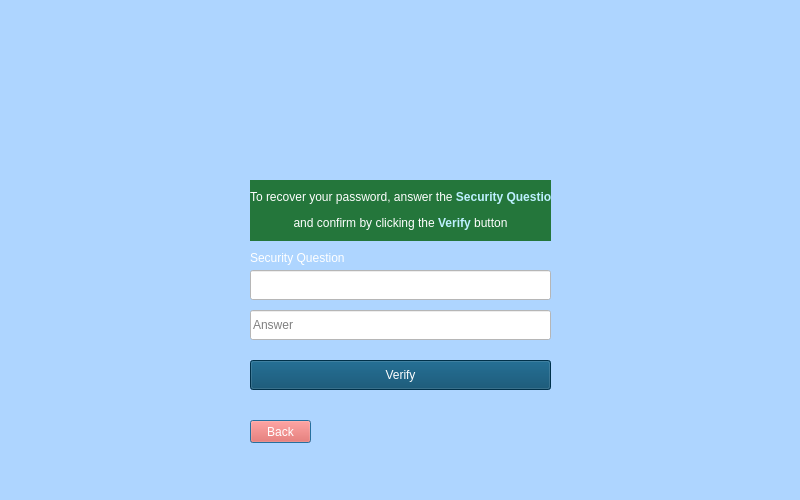
<?xml version="1.0" encoding="UTF-8"?>
<ui version="4.0">
 <class>ForgotPassword</class>
 <widget class="QDialog" name="ForgotPassword">
  <property name="windowModality">
   <enum>Qt::WindowModal</enum>
  </property>
  <property name="geometry">
   <rect>
    <x>0</x>
    <y>0</y>
    <width>800</width>
    <height>500</height>
   </rect>
  </property>
  <property name="windowTitle">
   <string>LeoCam</string>
  </property>
  <property name="styleSheet">
   <string notr="true">#ForgotPassword
{
	background-image:url(:/Resources/Images/background.png);
	background-color: rgb(174, 213, 255);
}



</string>
  </property>
  <property name="modal">
   <bool>true</bool>
  </property>
  <widget class="QLabel" name="LHelp">
   <property name="geometry">
    <rect>
     <x>250</x>
     <y>180</y>
     <width>301</width>
     <height>61</height>
    </rect>
   </property>
   <property name="styleSheet">
    <string notr="true">color: rgb(255, 255, 255);
background-color:rgb(36, 118, 59)
</string>
   </property>
   <property name="lineWidth">
    <number>1</number>
   </property>
   <property name="text">
    <string>&lt;html&gt;&lt;head/&gt;&lt;body&gt;&lt;p align=&quot;center&quot;&gt;To recover your password, answer the &lt;span style=&quot; font-weight:600; color:#bdf0ff;&quot;&gt;Security Question &lt;/span&gt;&lt;/p&gt;&lt;p align=&quot;center&quot;&gt;and confirm by clicking the &lt;span style=&quot; font-weight:600; color:#bdf0ff;&quot;&gt;Verify&lt;/span&gt; button&lt;/p&gt;&lt;/body&gt;&lt;/html&gt;</string>
   </property>
   <property name="textFormat">
    <enum>Qt::AutoText</enum>
   </property>
   <property name="scaledContents">
    <bool>false</bool>
   </property>
  </widget>
  <widget class="QPushButton" name="PBBack">
   <property name="geometry">
    <rect>
     <x>250</x>
     <y>420</y>
     <width>61</width>
     <height>23</height>
    </rect>
   </property>
   <property name="styleSheet">
    <string notr="true">#PBBack{
color:rgb(255, 255, 255);
background-color: rgb(255, 77, 61);}
#PBBack:hover{
background-color: rgb(255, 87, 58);
}
/*border: none;
margin: 0px;
padding: 0px;
background-color:none*/</string>
   </property>
   <property name="text">
    <string>Back</string>
   </property>
  </widget>
  <widget class="QLabel" name="Lloading">
   <property name="geometry">
    <rect>
     <x>370</x>
     <y>80</y>
     <width>61</width>
     <height>61</height>
    </rect>
   </property>
   <property name="styleSheet">
    <string notr="true">background-color:none</string>
   </property>
   <property name="text">
    <string/>
   </property>
  </widget>
  <widget class="QLabel" name="LSecurityQuestion">
   <property name="geometry">
    <rect>
     <x>250</x>
     <y>250</y>
     <width>161</width>
     <height>16</height>
    </rect>
   </property>
   <property name="styleSheet">
    <string notr="true">background-color: none;
color: rgb(255, 255, 255)</string>
   </property>
   <property name="text">
    <string>Security Question</string>
   </property>
  </widget>
  <widget class="QLineEdit" name="LESecurityQuestion">
   <property name="enabled">
    <bool>false</bool>
   </property>
   <property name="geometry">
    <rect>
     <x>250</x>
     <y>270</y>
     <width>301</width>
     <height>30</height>
    </rect>
   </property>
   <property name="styleSheet">
    <string notr="true">background-color: rgb(255, 255, 255);</string>
   </property>
  </widget>
  <widget class="QLineEdit" name="LEAnswer">
   <property name="geometry">
    <rect>
     <x>250</x>
     <y>310</y>
     <width>301</width>
     <height>30</height>
    </rect>
   </property>
   <property name="styleSheet">
    <string notr="true">background-color: rgb(255, 255, 255);</string>
   </property>
   <property name="placeholderText">
    <string>Answer</string>
   </property>
  </widget>
  <widget class="QPushButton" name="PBVerify">
   <property name="geometry">
    <rect>
     <x>250</x>
     <y>360</y>
     <width>301</width>
     <height>30</height>
    </rect>
   </property>
   <property name="styleSheet">
    <string notr="true">#PBVerify{
background-color: rgb(0, 69, 104);
color: rgb(255, 255, 255);}
#PBVerify:hover
{
background-color: rgb(0, 77, 116);
}</string>
   </property>
   <property name="text">
    <string>Verify</string>
   </property>
  </widget>
 </widget>
 <layoutdefault spacing="6" margin="11"/>
 <resources>
  <include location="LogIn.qrc"/>
 </resources>
 <connections/>
</ui>
